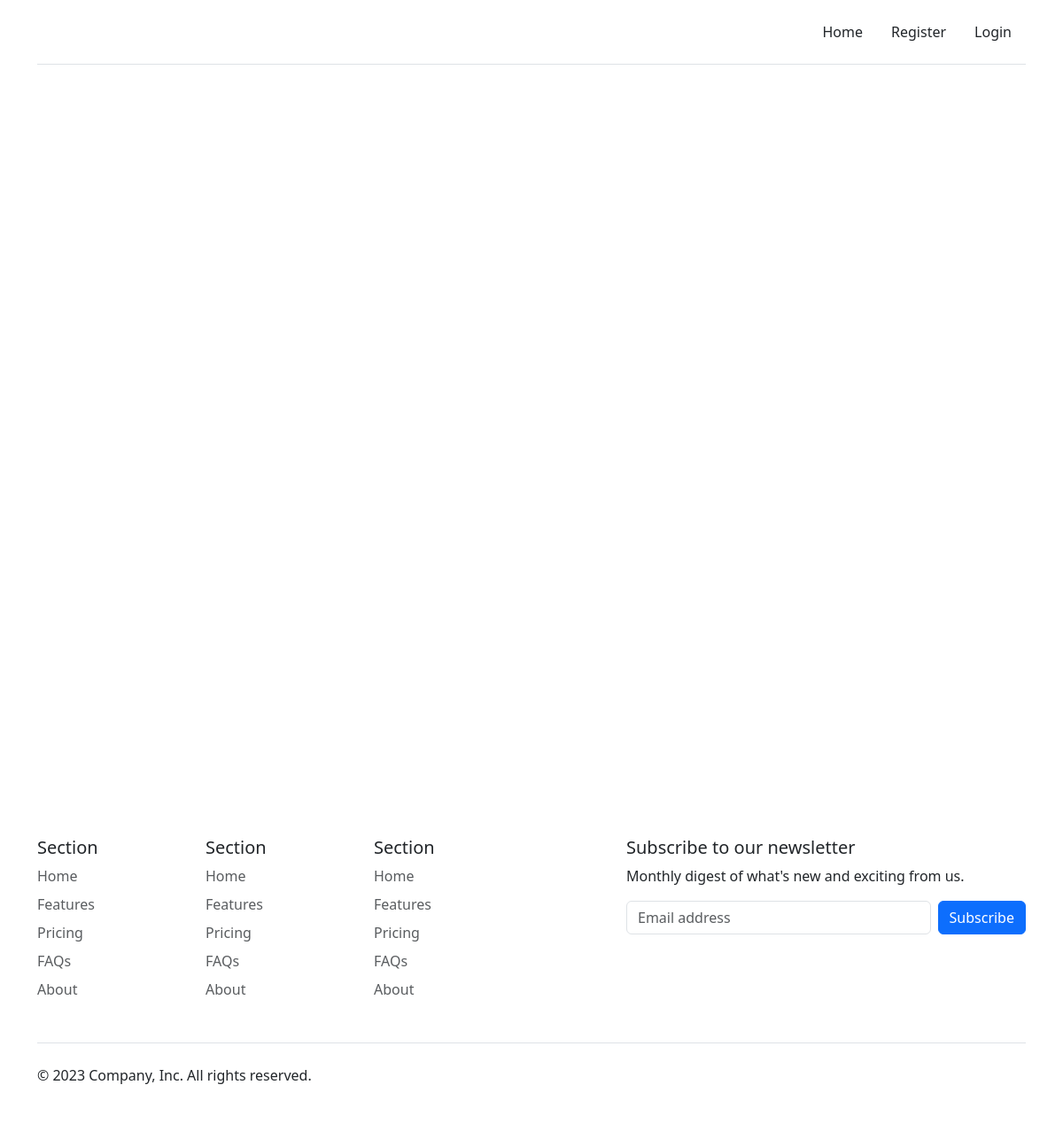
The app's page /, older data.
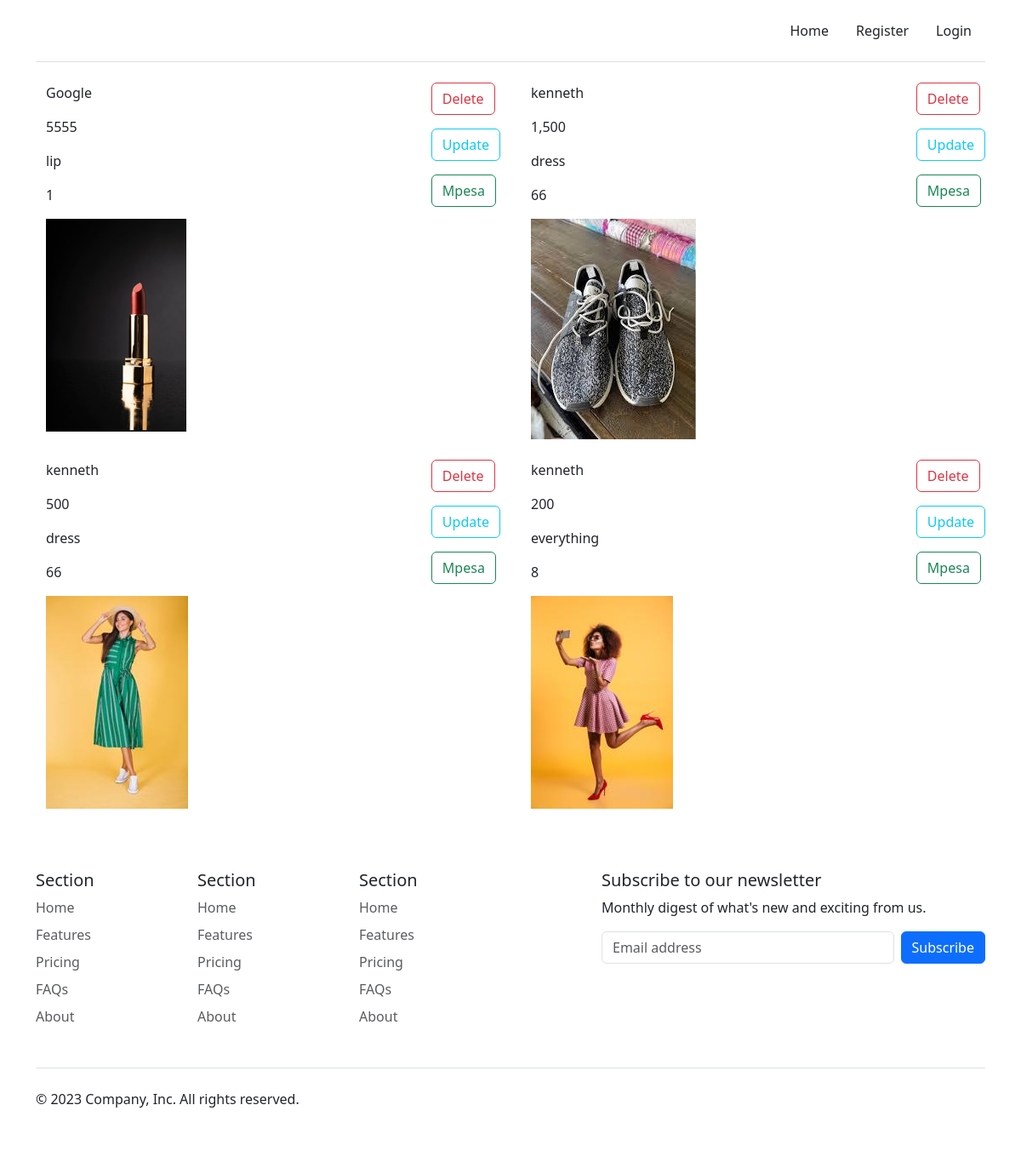
The same page, newer data.
### shop/models.py (models this page shows, shortened)
class Product(models.Model):
    name = models.CharField(max_length=100, blank=False, null=False)
    qtty = models.CharField(max_length=100, blank=False, null=False)
    price = models.CharField(max_length=100, blank=False, null=False)
    desc = models.CharField(max_length=100, blank=False, null=False)
    image = models.ImageField(upload_to='media/static/images/shop/', null=True)

### djangoProjectGoogleLogin/views.py (the view)
# urls.py: 2. Add a URL to urlpatterns:  path('', views.home, name='home')
def home(request):
    context = {}
    products = Product.objects.all()
    context['products'] = products
    return render(request, 'index.html', context)

### templates/index.html (shortened to what this page needs)
{% extends 'base.html' %}
{% load static %}
{% block content %}
    <div class="row">
        {% for product in products %}
            <div class="col-lg-6  col-12 d-flex">
                <div class="container mb-4">
                    <p>{{product.name}}</p>
                    <p>{{product.price}}</p>
                    <p>{{product.desc}}</p>
                    <p>{{product.qtty}}</p>
                    <img src="{{ product.image.url }}" alt="{{ product.name }}">
                </div>
                <div>
                    <p><a class="btn btn-outline-danger" href="shop/delete/{{ product.id }}">Delete</a></p>
                    <p><a class="btn btn-outline-info" href="shop/update/{{ product.id }}">Update</a></p>
                    <p><a class="btn btn-outline-success" href="shop/pay/{{ product.id }}">Mpesa</a></p>
                </div>
            </div>
        {% endfor %}
    </div>
{% endblock %}

### templates/base.html (shortened to what this page needs)
<!DOCTYPE html>
<html lang='en'>
<head>
	{% include 'snippets/header.html' %}
</head>
<body>
	<div class="main container">
		{% block content %}
		{% endblock %}
	</div>
{% include 'snippets/footer.html' %}
</body>
</html>

### templates/snippets/header.html (shortened to what this page needs)
<link href="https://cdn.jsdelivr.net/npm/bootstrap@5.3.2/dist/css/bootstrap.min.css" rel="stylesheet">
<div class="container">
    <header class="d-flex flex-wrap justify-content-center py-3 mb-4 border-bottom">
        <a href="/" class="d-flex align-items-center mb-3 mb-md-0 me-md-auto link-body-emphasis text-decoration-none">
            <svg class="bi me-2" width="40" height="32"><use xlink:href="#bootstrap"/></svg>
        </a>
        <ul class="nav nav-pills">
            {% if request.user.is_authenticated %}
                <li class="nav-item"><a href="{% url 'home' %}" class="nav-link text-dark" aria-current="page">Home</a></li>
                <li class="nav-item"><a href="{% url 'profile' %}" class="nav-link text-dark">Profile</a></li>
                <li class="nav-item"><a href="{% url 'logout' %}" class="nav-link text-dark">Logout</a></li>
            {% else %}
                <li class="nav-item"><a href="{% url 'home' %}" class="nav-link text-dark">Home</a></li>
                <li class="nav-item"><a href="{% url 'register' %}" class="nav-link text-dark">Register</a></li>
                <li class="nav-item"><a href="{% url 'login' %}" class="nav-link text-dark">Login</a></li>
            {% endif %}
        </ul>
    </header>
</div>

### templates/snippets/footer.html (shortened to what this page needs)
<div class="container">
  <footer class="py-5">
    <div class="row">
      <div class="col-6 col-md-2 mb-3">
        <h5>Section</h5>
        <ul class="nav flex-column">
          <li class="nav-item mb-2"><a href="#" class="nav-link p-0 text-body-secondary">Home</a></li>
          <li class="nav-item mb-2"><a href="#" class="nav-link p-0 text-body-secondary">Features</a></li>
          <li class="nav-item mb-2"><a href="#" class="nav-link p-0 text-body-secondary">Pricing</a></li>
          <li class="nav-item mb-2"><a href="#" class="nav-link p-0 text-body-secondary">FAQs</a></li>
          <li class="nav-item mb-2"><a href="#" class="nav-link p-0 text-body-secondary">About</a></li>
        </ul>
      </div>
      <div class="col-6 col-md-2 mb-3">
        <h5>Section</h5>
        <ul class="nav flex-column">
          <li class="nav-item mb-2"><a href="#" class="nav-link p-0 text-body-secondary">Home</a></li>
          <li class="nav-item mb-2"><a href="#" class="nav-link p-0 text-body-secondary">Features</a></li>
          <li class="nav-item mb-2"><a href="#" class="nav-link p-0 text-body-secondary">Pricing</a></li>
          <li class="nav-item mb-2"><a href="#" class="nav-link p-0 text-body-secondary">FAQs</a></li>
          <li class="nav-item mb-2"><a href="#" class="nav-link p-0 text-body-secondary">About</a></li>
        </ul>
      </div>
      <div class="col-6 col-md-2 mb-3">
        <h5>Section</h5>
        <ul class="nav flex-column">
          <li class="nav-item mb-2"><a href="#" class="nav-link p-0 text-body-secondary">Home</a></li>
          <li class="nav-item mb-2"><a href="#" class="nav-link p-0 text-body-secondary">Features</a></li>
          <li class="nav-item mb-2"><a href="#" class="nav-link p-0 text-body-secondary">Pricing</a></li>
          <li class="nav-item mb-2"><a href="#" class="nav-link p-0 text-body-secondary">FAQs</a></li>
          <li class="nav-item mb-2"><a href="#" class="nav-link p-0 text-body-secondary">About</a></li>
        </ul>
      </div>
      <div class="col-md-5 offset-md-1 mb-3">
        <form>
          <h5>Subscribe to our newsletter</h5>
          <p>Monthly digest of what's new and exciting from us.</p>
          <div class="d-flex flex-column flex-sm-row w-100 gap-2">
            <input id="newsletter1" type="text" class="form-control" placeholder="Email address">
            <button class="btn btn-primary" type="button">Subscribe</button>
          </div>
        </form>
      </div>
    </div>
    <div class="d-flex flex-column flex-sm-row justify-content-between py-4 my-4 border-top">
      <p>&copy; 2023 Company, Inc. All rights reserved.</p>
      <ul class="list-unstyled d-flex">
        <li class="ms-3"><a class="link-body-emphasis" href="#"><svg class="bi" width="24" height="24"><use xlink:href="#twitter"/></svg></a></li>
        <li class="ms-3"><a class="link-body-emphasis" href="#"><svg class="bi" width="24" height="24"><use xlink:href="#instagram"/></svg></a></li>
        <li class="ms-3"><a class="link-body-emphasis" href="#"><svg class="bi" width="24" height="24"><use xlink:href="#facebook"/></svg></a></li>
      </ul>
    </div>
  </footer>
</div>

### templates/base.html (style rules this page uses)
.main { min-height: 100vh; height: 100%; }

Row changes from the older to the newer data that the page shows:
added Product: name "Google", price "5555", desc "lip", qtty "1", image (picture)
added Product: name "kenneth", price "1,500", desc "dress", qtty "66", image (picture)
added Product: name "kenneth", price "500", desc "dress", qtty "66", image (picture)
added Product: name "kenneth", price "200", desc "everything", qtty "8", image (picture)
